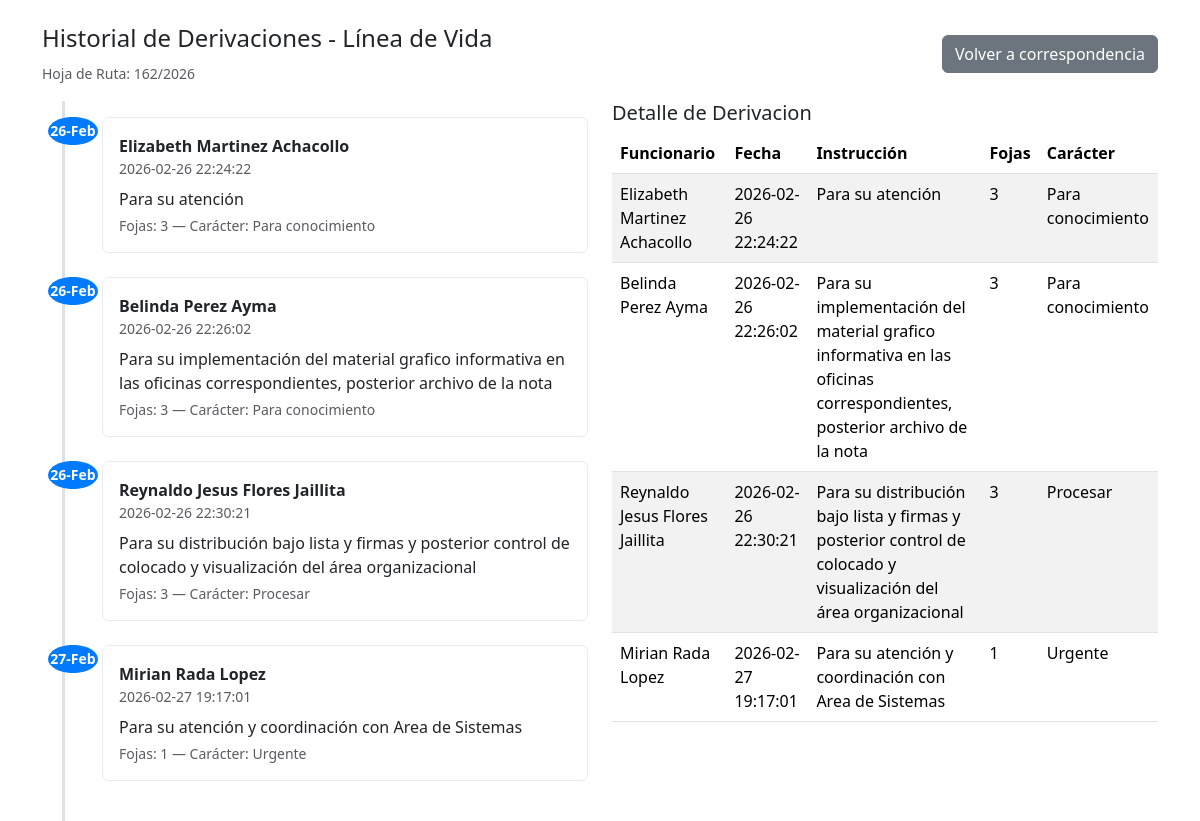
/derivacion/index.php?id=3, run on the app's committed database.
### tables this page shows
CREATE TABLE `correspondencia` (
  `id` int(11) NOT NULL,
  `hojaruta` varchar(255) NOT NULL,
  `remitente` varchar(255) NOT NULL,
  `referencia` text NOT NULL,
  `fojas` int(11) NOT NULL,
  `fecha` timestamp NOT NULL DEFAULT current_timestamp(),
  `estado` varchar(255) NOT NULL,
  `actualizado_en` timestamp NULL DEFAULT NULL,
  `eliminado_en` timestamp NULL DEFAULT NULL
);

CREATE TABLE `derivacion` (
  `id` int(11) NOT NULL,
  `id_correspondencia` int(11) NOT NULL,
  `id_funcionario` int(11) NOT NULL,
  `fecha_derivacion` timestamp NOT NULL DEFAULT current_timestamp(),
  `instruccion_adicional` text DEFAULT NULL,
  `fojas` int(11) NOT NULL,
  `caracter` varchar(25) NOT NULL
);

CREATE TABLE `funcionario` (
  `id` int(11) NOT NULL,
  `ci` int(11) NOT NULL,
  `nombre` varchar(100) NOT NULL,
  `paterno` varchar(60) NOT NULL,
  `materno` varchar(60) NOT NULL,
  `usuario` varchar(50) NOT NULL,
  `password` varchar(255) NOT NULL,
  `rol` varchar(25) DEFAULT NULL,
  `id_puesto` int(11) NOT NULL,
  `estado` varchar(12) NOT NULL,
  `creado_en` timestamp NOT NULL DEFAULT current_timestamp(),
  `actualizado_en` timestamp NOT NULL DEFAULT current_timestamp(),
  `eliminado_en` timestamp NOT NULL DEFAULT current_timestamp()
);

### derivacion/index.php (the view, shortened to what this page needs)
<?php
require '../db.php';
$id = $_POST['id'] ?? $_GET['id'] ?? null;
$stmt = $pdo->prepare("SELECT id, hojaruta, remitente, referencia, fojas, fecha, estado FROM correspondencia WHERE id = :id");
$stmt->execute([':id' => $id]);
$cor = $stmt->fetch(PDO::FETCH_ASSOC);
$sql = "SELECT d.*, f.nombre, f.paterno, f.materno
        FROM derivacion d
        LEFT JOIN funcionario f ON f.id = d.id_funcionario
        WHERE d.id_correspondencia = :id
        ORDER BY d.fecha_derivacion ASC";
$stmt2 = $pdo->prepare($sql);
$stmt2->execute([':id' => $id]);
$derivaciones = $stmt2->fetchAll(PDO::FETCH_ASSOC);
?>
<!doctype html>
<html lang="es">
<head>
    <link href="https://cdn.jsdelivr.net/npm/bootstrap@5.3.2/dist/css/bootstrap.min.css" rel="stylesheet">
</head>
<body>
<div class="container mt-4">
    <div class="d-flex justify-content-between align-items-center mb-3">
        <div>
            <h4>Historial de Derivaciones - Línea de Vida</h4>
            <small class="text-muted">Hoja de Ruta: <?php echo htmlspecialchars($cor['hojaruta']); ?></small>
        </div>
        <div>
            <a href="../correspondencia/index.php" class="btn btn-secondary">Volver a correspondencia</a>
        </div>
    </div>
    <div class="row">
        <div class="col-lg-6">
            <div class="timeline">
                <?php if (empty($derivaciones)): ?>
                    <div class="alert alert-info">No hay derivaciones registradas para esta correspondencia.</div>
                <?php else: ?>
                    <?php foreach ($derivaciones as $d): ?>
                        <div class="timeline-item">
                            <div class="time-marker">
                                <div class="circle"><?php echo date('d-M', strtotime($d['fecha_derivacion'])); ?></div>
                            </div>
                            <div class="card p-2">
                                <div class="card-body p-2">
                                    <strong><?php echo htmlspecialchars(trim(($d['nombre'] ?? '') . ' ' . ($d['paterno'] ?? '') . ' ' . ($d['materno'] ?? ''))); ?></strong>
                                    <div class="text-muted small"><?php echo htmlspecialchars($d['fecha_derivacion']); ?></div>
                                    <p class="mb-0 mt-2"><?php echo nl2br(htmlspecialchars($d['instruccion_adicional'] ?? '')); ?></p>
                                    <div class="small text-muted mt-1">Fojas: <?php echo htmlspecialchars($d['fojas']); ?> — Carácter: <?php echo htmlspecialchars($d['caracter']); ?></div>
                                </div>
                            </div>
                        </div>
                    <?php endforeach; ?>
                <?php endif; ?>
            </div>
        </div>
        <div class="col-lg-6">
            <h5>Detalle de Derivacion</h5>
            <table class="table table-striped">
                <thead>
                <tr>
                    <th>Funcionario</th>
                    <th>Fecha</th>
                    <th>Instrucción</th>
                    <th>Fojas</th>
                    <th>Carácter</th>
                </tr>
                </thead>
                <tbody>
                <?php if (!empty($derivaciones)): ?>
                    <?php foreach ($derivaciones as $d): ?>
                        <tr>
                            <td><?php echo htmlspecialchars(trim(($d['nombre'] ?? '') . ' ' . ($d['paterno'] ?? '') . ' ' . ($d['materno'] ?? ''))); ?></td>
                            <td><?php echo htmlspecialchars($d['fecha_derivacion']); ?></td>
                            <td><?php echo nl2br(htmlspecialchars($d['instruccion_adicional'] ?? '')); ?></td>
                            <td><?php echo htmlspecialchars($d['fojas']); ?></td>
                            <td><?php echo htmlspecialchars($d['caracter']); ?></td>
                        </tr>
                    <?php endforeach; ?>
                <?php else: ?>
                    <tr><td colspan="5">Sin registros</td></tr>
                <?php endif; ?>
                </tbody>
            </table>
        </div>
    </div>
</div>
</body>
</html>

### derivacion/index.php (style rules this page uses)
.timeline { position: relative; padding: 1rem 0; }
.timeline::before { content: ''; position: absolute; left: 20px; top: 0; bottom: 0; width: 3px; background: #dee2e6; }
.timeline-item { position: relative; margin-left: 60px; margin-bottom: 1.5rem; }
.timeline-item .time-marker { position: absolute; left: -43px; width: 28px; height: 28px; border-radius: 50%; background: #0d6efd; color: #fff; display: flex; align-items: center; justify-content: center; font-size: 14px; }
.timeline-item .card { box-shadow: none; border: 1px solid #e9ecef; }
.time-marker { display: flex; flex-direction: column; align-items: center; gap: 4px; }
.circle { width: 50px; height: 60px; border-radius: 50%; background-color: #007bff; color: #fff; display: flex; align-items: center; justify-content: center; font-weight: bold; }

### data on the page
correspondencia: hojaruta "162/2026"
derivacion: fecha_derivacion "26-Feb", id_funcionario.materno "Elizabeth Martinez Achacollo", fecha_derivacion "2026-02-26 22:24:22", instruccion_adicional "Para su atención", fojas "3", caracter "Para conocimiento"
derivacion: fecha_derivacion "26-Feb", id_funcionario.materno "Belinda Perez Ayma", fecha_derivacion "2026-02-26 22:26:02", instruccion_adicional "Para su implementación del material grafico informativa en las oficinas correspondientes, posterior archivo de la nota", fojas "3", caracter "Para conocimiento"
derivacion: fecha_derivacion "26-Feb", id_funcionario.materno "Reynaldo Jesus Flores Jaillita", fecha_derivacion "2026-02-26 22:30:21", instruccion_adicional "Para su distribución bajo lista y firmas y posterior control de colocado y visualización del área organizacional", fojas "3", caracter "Procesar"
derivacion: fecha_derivacion "27-Feb", id_funcionario.materno "Mirian Rada Lopez", fecha_derivacion "2026-02-27 19:17:01", instruccion_adicional "Para su atención y coordinación con Area de Sistemas", fojas "1", caracter "Urgente"
